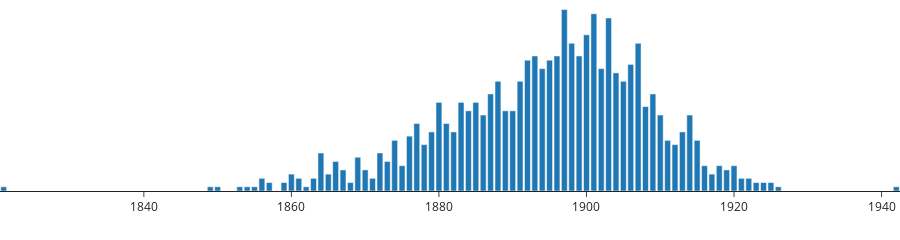

Notebook code for this chart:
### Markdown cell above
Each of these should work independently:

### Code cell
MemberDOBFigure().plot()

### Figure 1 — Plotly figure (JSON) as saved in the notebook; plotly's stock layout.template omitted (floating-point values rounded to 4 significant figures)
{"data": [{"alignmentgroup": "True", "hovertemplate": "<extra></extra>", "legendgroup": "", "marker": {"color": "#1F77B4", "pattern": {"shape": ""}}, "name": "", "offsetgroup": "", "orientation": "v", "showlegend": false, "textfont": {"size": 14}, "textposition": "auto", "type": "bar", "x": [1897, 1901, 1903, 1900, 1907, 1898, 1896, 1893, 1899, 1895, 1892, 1906, 1894, 1902, 1904, 1905, 1888, 1891, 1887, 1909, 1880, 1883, 1885, 1908, 1884, 1889, 1890, 1886, 1910, 1914, 1881, 1877, 1879, 1882, 1913, 1876, 1911, 1915, 1874, 1878, 1912, 1864, 1872, 1869, 1866, 1873, 1920, 1875, 1916, 1918, 1867, 1919, 1870, 1865, 1917, 1860, 1861, 1856, 1921, 1871, 1863, 1922, 1924, 1923, 1857, 1925, 1868, 1859, 1821, 1854, 1850, 1853, 1849, 1855, 1942, 1862, 1926, null], "xaxis": "x", "y": [43, 42, 41, 37, 35, 35, 32, 32, 32, 31, 31, 30, 29, 29, 28, 26, 26, 26, 23, 23, 21, 21, 21, 20, 19, 19, 19, 18, 18, 18, 16, 16, 14, 14, 14, 13, 12, 12, 12, 11, 11, 9, 9, 8, 7, 7, 6, 6, 6, 6, 5, 5, 5, 4, 4, 4, 3, 3, 3, 3, 3, 3, 2, 2, 2, 2, 2, 2, 1, 1, 1, 1, 1, 1, 1, 1, 1, 0], "yaxis": "y"}], "layout": {"barmode": "relative", "clickmode": "event+select", "dragmode": "select", "height": 100, "legend": {"tracegroupgap": 0}, "margin": {"b": 0, "l": 0, "r": 0, "t": 0}, "selectdirection": "h", "uniformtext": {"minsize": 10}, "xaxis": {"anchor": "y", "categoryarray": [0, 1, 2, 3, 4, 5, 6, 7, 8, 9, 10, 11, 12, 13, 14, 15, 16, 17, 18, 19, 20, 21, 22, 23, 24, 25, 26, 27, 28, 29, 30, 31, 32, 33, 34, 35, 36, 37, 38, 39, 40, 41, 42, 43, 44, 45, 46, 47, 48, 49, 50, 51, 52, 53, 54, 55, 56, 57, 58, 59, 60, 61, 62, 63, 64, 65, 66, 67, 68, 69, 70, 71, 72, 73, 74, 75, 76, 77], "categoryorder": "array", "domain": [0, 1], "title": {"text": ""}}, "yaxis": {"anchor": "x", "domain": [0, 1], "title": {"text": "Number of members"}, "visible": false}}}
